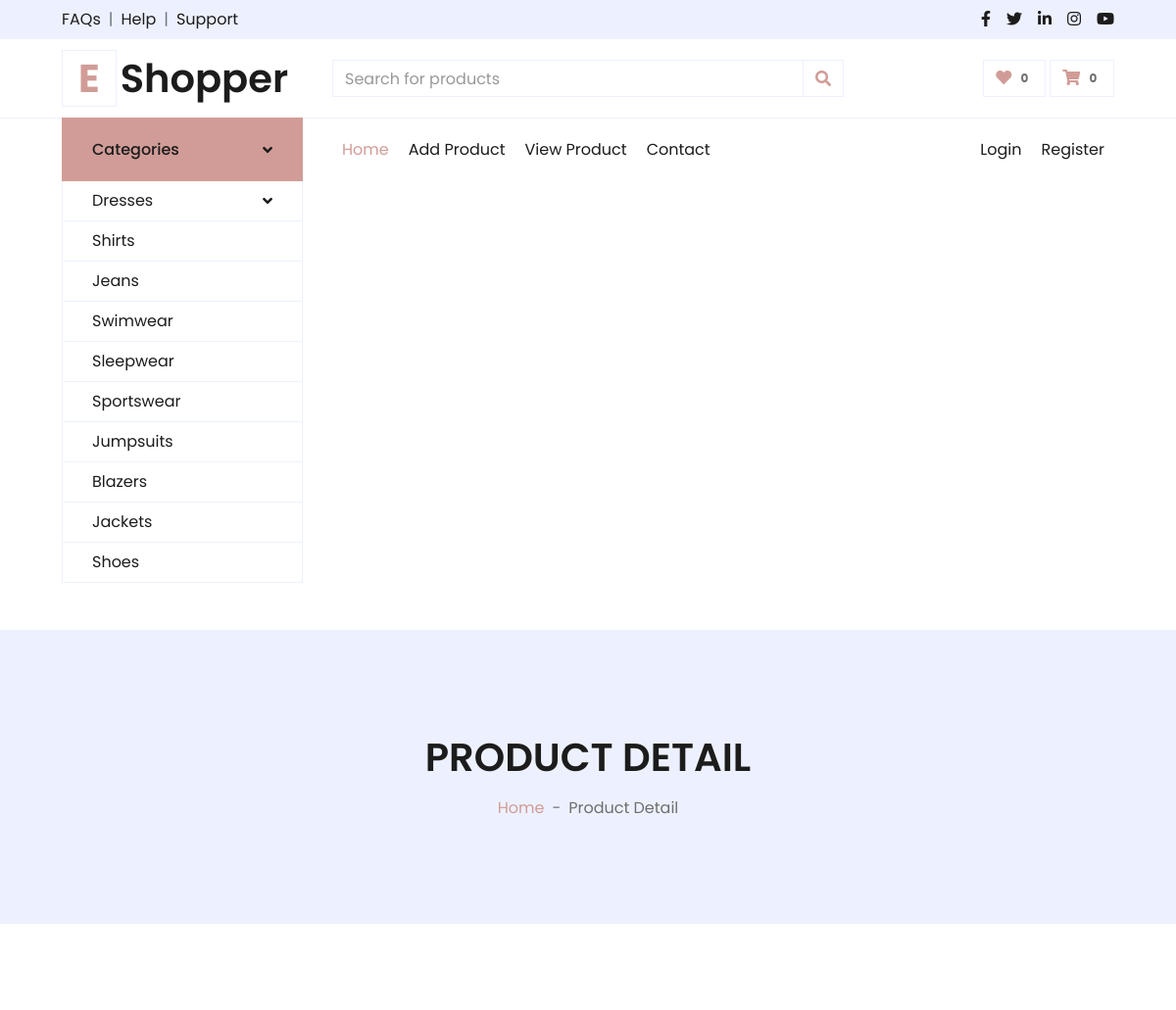
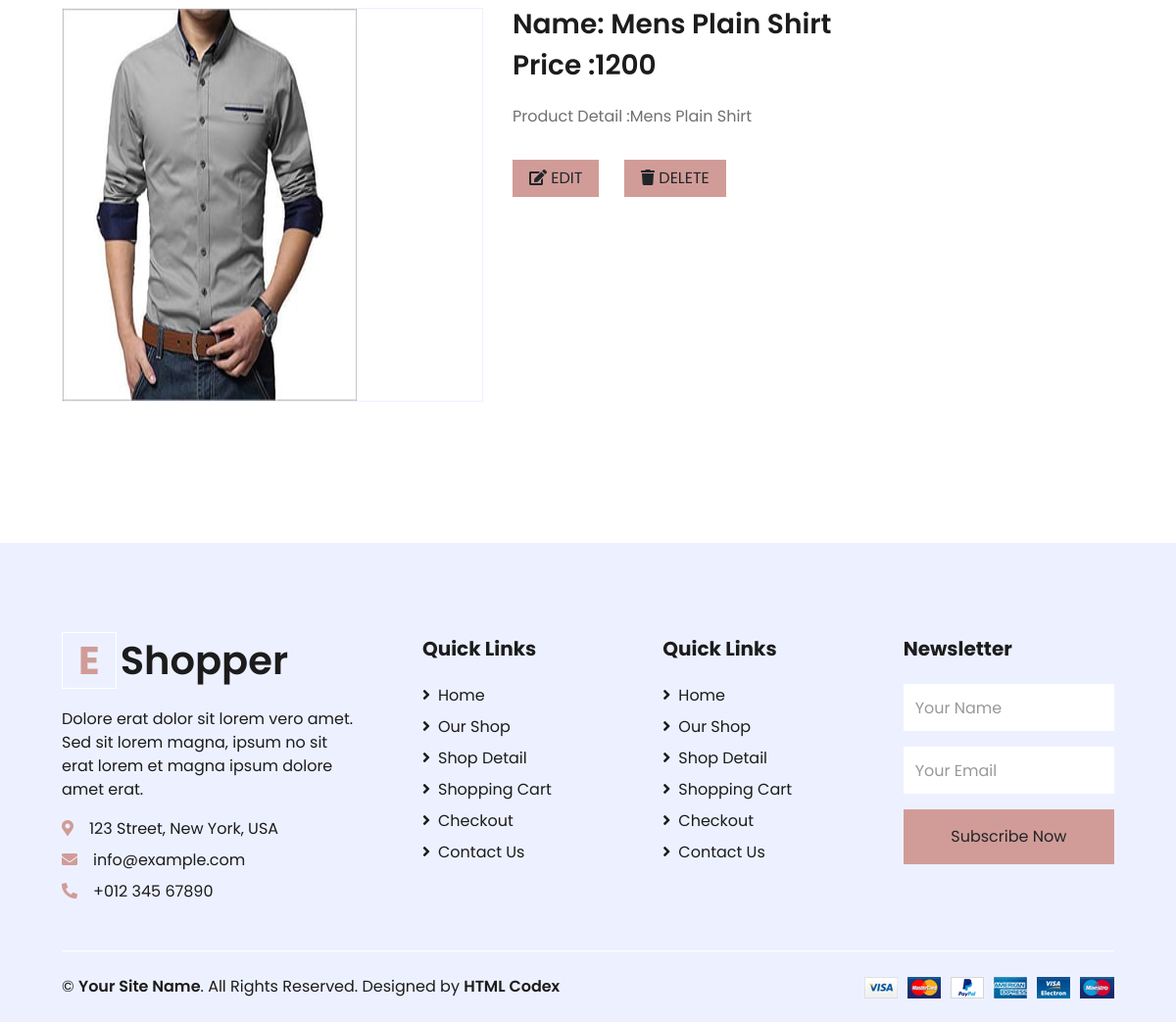
Page /seller-product-detail/1/ on the committed database (2 pictures, top to bottom).
### myapp/models.py (models this page shows, shortened)
class Product(models.Model):
	category=(
		('men','men'),
		('women','women'),
		('kid','kid'),
		)
	size=(
		("s","s"),
		("m","m"),
		("l","l"),
		("xl","xl"),
		("xxl","xxl"),
		)
	seller=models.ForeignKey(User,on_delete=models.CASCADE)
	product_category=models.CharField(max_length=100,choices=category)
	product_name=models.CharField(max_length=100)
	product_price=models.PositiveIntegerField()
	product_desc=models.TextField()
	product_size=models.CharField(max_length=100,choices=size)
	product_image=models.ImageField(upload_to='product_image/')

### myapp/views.py (the view)
# urls.py: path('seller-product-detail/<int:pk>/',views.seller_product_detail,name='seller-product-detail'),
def seller_product_detail(request,pk):
	product=Product.objects.get(pk=pk)
	return render(request,'seller-product-detail.html',{'product':product})

### myapp/templates/seller-product-detail.html (shortened to what this page needs)
{% extends 'seller-header.html' %}
{% load static %}
{% block content %}
<!DOCTYPE html>
<html lang="en">
<head>
</head>
<body>
    <div class="container-fluid bg-secondary mb-5">
        <div class="d-flex flex-column align-items-center justify-content-center" style="min-height: 300px">
            <h1 class="font-weight-semi-bold text-uppercase mb-3">Product Detail</h1>
            <div class="d-inline-flex">
                <p class="m-0"><a href="">Home</a></p>
                <p class="m-0 px-2">-</p>
                <p class="m-0">Product Detail</p>
            </div>
        </div>
    </div>
    <div class="container-fluid py-5">
        <div class="row px-xl-5">
            <div class="col-lg-5 pb-5">
                <div id="product-carousel" class="carousel slide" data-ride="carousel">
                    <div class="carousel-inner border">
                        <div class="carousel-item active">
                            <img src="{{product.product_image.url}}" alt="Image" style="width:300px;height: 400px;">
                        </div>
                    </div>
                </div>
            </div>
            <div class="col-lg-7 pb-5">
                <h3 class="font-weight-semi-bold">Name: {{product.product_name}}</h3>
                <h3 class="font-weight-semi-bold mb-4">Price :{{product.product_price}}</h3>
                <p class="mb-4">Product Detail :{{product.product_desc}}</p>
                <div class="d-flex align-items-center mb-4 pt-2">
                    <a href="{% url 'seller-edit-product' pk=product.pk %}"> <button class="btn btn-primary px-3"><i class="fa fa-edit"></i> EDIT</button></a>
                    <a href="{% url 'seller-delete-product' pk=product.pk %}"><button class="btn btn-primary px-3"><i class="fa fa-trash"></i> DELETE</button></a>
                </div>
            </div>
        </div>
    </div>
</body>
</html>
{% endblock %}

### rows in the picture
Product: product_image (picture), product_name "Mens Plain Shirt", product_price "1200", product_desc "Mens Plain Shirt"
